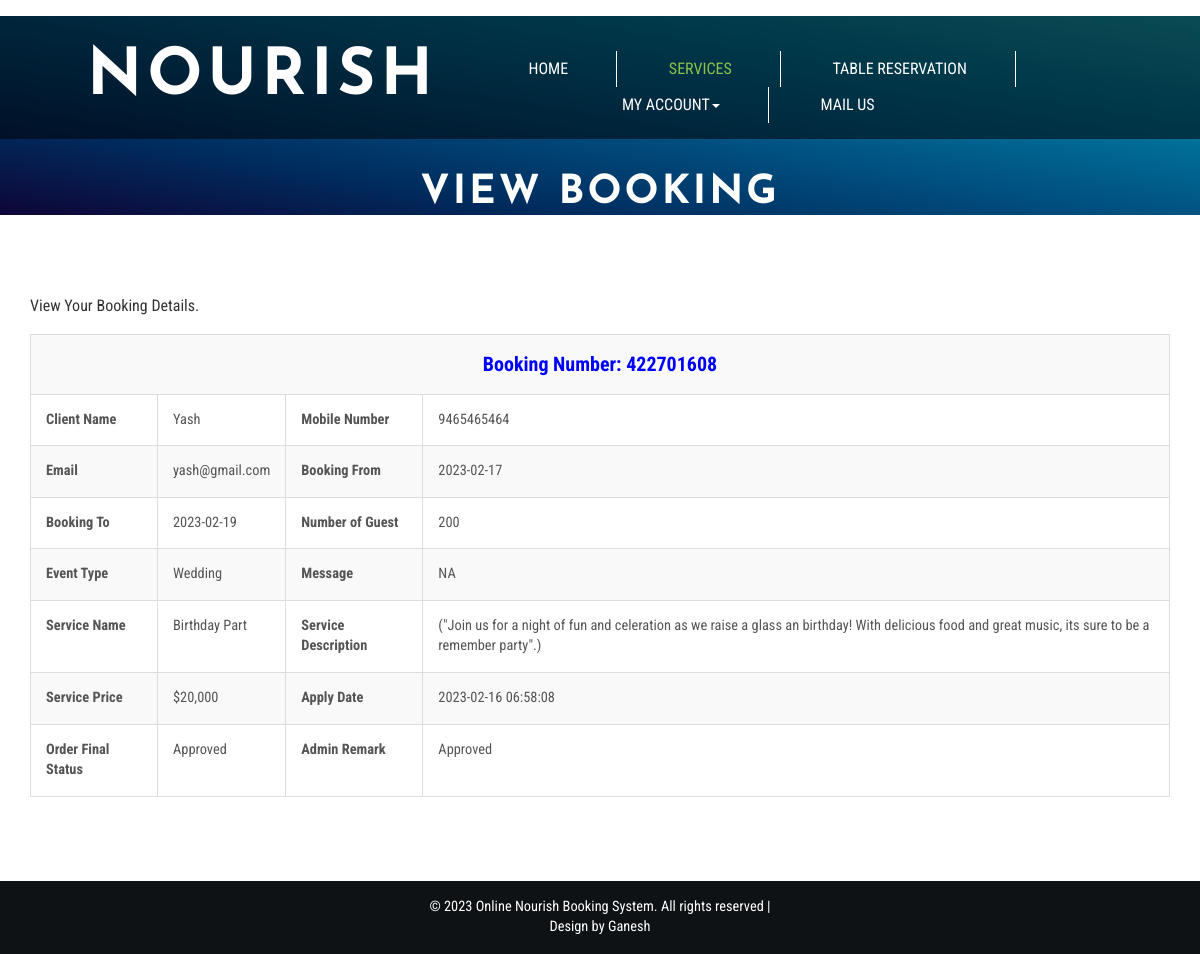
/view-booking-detail.php (signed in), run on the app's committed database.
### tables this page shows
CREATE TABLE `tblbooking` (
  `ID` int(10) NOT NULL,
  `BookingID` int(10) DEFAULT NULL,
  `ServiceID` int(10) DEFAULT NULL,
  `UserID` int(5) DEFAULT NULL,
  `BookingFrom` date DEFAULT NULL,
  `BookingTo` date DEFAULT NULL,
  `EventType` varchar(200) DEFAULT NULL,
  `Numberofguest` int(10) DEFAULT NULL,
  `Message` mediumtext DEFAULT NULL,
  `BookingDate` timestamp NULL DEFAULT current_timestamp(),
  `Remark` varchar(200) DEFAULT NULL,
  `Status` varchar(200) DEFAULT NULL,
  `UpdationDate` timestamp NULL DEFAULT NULL ON UPDATE current_timestamp()
);

CREATE TABLE `tbluser` (
  `ID` int(10) NOT NULL,
  `FullName` varchar(200) DEFAULT NULL,
  `MobileNumber` bigint(10) DEFAULT NULL,
  `Email` varchar(200) DEFAULT NULL,
  `Password` varchar(200) DEFAULT NULL,
  `RegDate` timestamp NULL DEFAULT current_timestamp()
);

CREATE TABLE `tblservice` (
  `ID` int(10) NOT NULL,
  `ServiceName` varchar(200) DEFAULT NULL,
  `SerDes` varchar(250) NOT NULL,
  `ServicePrice` varchar(200) DEFAULT NULL,
  `CreationDate` timestamp NULL DEFAULT current_timestamp()
);

### view-booking-detail.php (the view, shortened to what this page needs)
<?php
if (strlen($_SESSION['obbsuid']==0)) {
  header('location:logout.php');
  } else{
?>
<!DOCTYPE html>
<html lang="en">
<head>
<link href="css/bootstrap.css" rel="stylesheet" type="text/css" media="all" />
<link rel="stylesheet" href="css/style.css" type="text/css" media="all" />
<link href="css/font-awesome.css" rel="stylesheet">
</head>
<body>
	<div class="banner jarallax">
		<div class="agileinfo-dot">
		<?php include_once('includes/header.php');?>
			<div class="wthree-heading">
				<h2>View Booking</h2>
			</div>
		</div>
	<div class="about-top">
		<div class="container">
			<div class="wthree-services-bottom-grids">
				<p class="wow fadeInUp animated" data-wow-delay=".5s">View Your Booking Details.</p>
					<div class="bs-docs-example wow fadeInUp animated" data-wow-delay=".5s">
						 <?php
                  $uid=$_SESSION['obbsuid'];
$sql="SELECT tbluser.FullName,tbluser.MobileNumber,tbluser.Email,tblbooking.BookingID,tblbooking.BookingDate,tblbooking.BookingFrom,tblbooking.BookingTo,tblbooking.EventType,tblbooking.Numberofguest,tblbooking.Message, tblbooking.Remark,tblbooking.Status,tblbooking.UpdationDate,tblservice.ServiceName,tblservice.SerDes,tblservice.ServicePrice,Remark from tblbooking join tblservice on tblbooking.ServiceID=tblservice.ID join tbluser on tbluser.ID=tblbooking.UserID  where tblbooking.UserID=:uid";
$query = $dbh -> prepare($sql);
$query-> bindParam(':uid', $uid, PDO::PARAM_STR);
$query->execute();
$results=$query->fetchAll(PDO::FETCH_OBJ);
$cnt=1;
if($query->rowCount() > 0)
{
foreach($results as $row)
{               ?>
                            <table border="1" class="table table-bordered table-striped table-vcenter js-dataTable-full-pagination">
                                <tr>
                                    <th colspan="5" style="text-align: center;font-size: 20px;color: blue;">Booking Number: <?php  echo $row->BookingID;?>
                                    </th>
                                </tr>
                                            <tr>
    <th>Client Name</th>
    <td><?php  echo $row->FullName;?></td>
     <th>Mobile Number</th>
    <td><?php  echo $row->MobileNumber;?></td>
  </tr>
  <tr>
   <th>Email</th>
    <td><?php  echo $row->Email;?></td>
     <th>Booking From</th>
    <td><?php  echo $row->BookingFrom;?></td>
  </tr>
   <tr>
   <th>Booking To</th>
    <td><?php  echo $row->BookingTo;?></td>
    <th>Number of Guest</th>
    <td><?php  echo $row->Numberofguest;?></td>
  </tr>
  <tr>
    <th>Event Type</th>
    <td><?php  echo $row->EventType;?></td>
    <th>Message</th>
    <td><?php  echo $row->Message;?></td>
  </tr>
  <tr>
    <th>Service Name</th>
    <td><?php  echo $row->ServiceName;?></td>
    <th>Service Description</th>
    <td><?php  echo $row->SerDes;?></td>
  </tr>
   <tr>
    <th>Service Price</th>
    <td>$<?php  echo $row->ServicePrice;?></td>
    <th>Apply Date</th>
    <td><?php  echo $row->BookingDate;?></td>
  </tr>
  <tr>
     <th>Order Final Status</th>
    <td> <?php  $status=$row->Status;
if($row->Status=="Approved")
{
  echo "Approved";
}
     ;?></td>
     <th >Admin Remark</th>
    <?php if($row->Status==""){ ?>
                     <td><?php echo "Not Updated Yet"; ?></td>
<?php } else { ?>                  <td><?php  echo htmlentities($row->Remark);?>
                  </td>
                  <?php } ?>
  </tr>
<?php $cnt=$cnt+1;}} ?>
</table>
					</div>
			</div>
		</div>
	</div>
	<?php include_once('includes/footer.php');?>
</body>
</html><?php }  ?>

### css/style.css (style rules this page uses)
html, body { font-size: 100%; font-family: 'Roboto Condensed', sans-serif; }
body { background:#FFFFFF; }
.banner { background: url(../images/1.jpg) no-repeat 0px 147px; background-size: cover; background-image: linear-gradient(to right top, #0e0537, #002d5f, #005383, #007ba1, #16a4b9); }
.jarallax { position: relative; background-size: cover; background-repeat: no-repeat; background-position: 50% 50%; }
.banner-bottom,.services,.services-bottom,footer,.about-top,.agile-dot,.team,.gallery,.codes,.typography,.contact,.single { padding:4em 0; }
.wthree-heading { margin: 2em 0 1em; }
.wthree-heading h2 { color: #ffffff; font-size: 2.5em; text-align: center; margin: 0; letter-spacing: 3px; font-weight: 800; text-transform: uppercase; font-family: 'Josefin Sans', sans-serif; }
.table > thead > tr > th, .table > tbody > tr > th, .table > tfoot > tr > th, .table > thead > tr > td, .table > tbody > tr > td, .table > tfoot > tr > td { border-top: none !important; }
.bs-docs-example { margin: 1em 0; }
.table td, .table>tbody>tr>td, .table>tbody>tr>th, .table>tfoot>tr>td, .table>tfoot>tr>th, .table>thead>tr>td, .table>thead>tr>th { padding: 15px!important; }
.table > thead > tr > th, .table > tbody > tr > th, .table > tfoot > tr > th, .table > thead > tr > td, .table > tbody > tr > td, .table > tfoot > tr > td { font-size: 0.9em; color: #555; border-top: none !important; }

### data on the page
tblbooking: BookingID "422701608", UserID.FullName "Yash", UserID.MobileNumber "9465465464", UserID.Email "yash@gmail.com", BookingFrom "2023-02-17", BookingTo "2023-02-19", Numberofguest "200", EventType "Wedding", Message "NA", ServiceID.ServiceName "Birthday Part", ServiceID.SerDes "(\"Join us for a night of fun and celeration as we raise a glass an birthday! With delicious food and great music, its sure to be a remember party\".)", ServiceID.ServicePrice "20,000", BookingDate "2023-02-16 06:58:08", Status "Approved", Remark "Approved"
